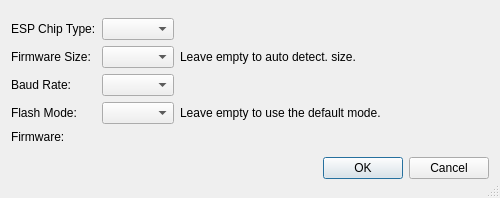
<?xml version="1.0" encoding="UTF-8"?>
<ui version="4.0">
 <class>EspBackupRestoreFirmwareDialog</class>
 <widget class="QDialog" name="EspBackupRestoreFirmwareDialog">
  <property name="geometry">
   <rect>
    <x>0</x>
    <y>0</y>
    <width>500</width>
    <height>198</height>
   </rect>
  </property>
  <property name="sizeGripEnabled">
   <bool>true</bool>
  </property>
  <layout class="QVBoxLayout" name="verticalLayout">
   <item>
    <layout class="QGridLayout" name="gridLayout">
     <item row="0" column="0">
      <widget class="QLabel" name="label">
       <property name="text">
        <string>ESP Chip Type:</string>
       </property>
      </widget>
     </item>
     <item row="0" column="1">
      <widget class="QComboBox" name="espComboBox">
       <property name="toolTip">
        <string>Select the ESP chip type</string>
       </property>
       <property name="sizeAdjustPolicy">
        <enum>QComboBox::AdjustToContents</enum>
       </property>
      </widget>
     </item>
     <item row="0" column="2">
      <spacer name="horizontalSpacer">
       <property name="orientation">
        <enum>Qt::Horizontal</enum>
       </property>
       <property name="sizeHint" stdset="0">
        <size>
         <width>298</width>
         <height>20</height>
        </size>
       </property>
      </spacer>
     </item>
     <item row="1" column="0">
      <widget class="QLabel" name="label_2">
       <property name="text">
        <string>Firmware Size:</string>
       </property>
      </widget>
     </item>
     <item row="1" column="1">
      <widget class="QComboBox" name="sizeComboBox">
       <property name="toolTip">
        <string>Select the firmware size</string>
       </property>
      </widget>
     </item>
     <item row="1" column="2">
      <widget class="QLabel" name="sizeInfoLabel">
       <property name="sizePolicy">
        <sizepolicy hsizetype="Expanding" vsizetype="Preferred">
         <horstretch>0</horstretch>
         <verstretch>0</verstretch>
        </sizepolicy>
       </property>
       <property name="text">
        <string>Leave empty to auto detect. size.</string>
       </property>
       <property name="wordWrap">
        <bool>true</bool>
       </property>
      </widget>
     </item>
     <item row="2" column="0">
      <widget class="QLabel" name="label_6">
       <property name="text">
        <string>Baud Rate:</string>
       </property>
      </widget>
     </item>
     <item row="2" column="1">
      <widget class="QComboBox" name="baudRateComboBox">
       <property name="toolTip">
        <string>Select the baud rate to be used for flashing (default: 115.200 bps)</string>
       </property>
      </widget>
     </item>
     <item row="3" column="0">
      <widget class="QLabel" name="label_3">
       <property name="toolTip">
        <string/>
       </property>
       <property name="text">
        <string>Flash Mode:</string>
       </property>
      </widget>
     </item>
     <item row="3" column="1">
      <widget class="QComboBox" name="modeComboBox">
       <property name="toolTip">
        <string>Select the flash mode</string>
       </property>
      </widget>
     </item>
     <item row="3" column="2">
      <widget class="QLabel" name="modeInfoLabel">
       <property name="sizePolicy">
        <sizepolicy hsizetype="Expanding" vsizetype="Preferred">
         <horstretch>0</horstretch>
         <verstretch>0</verstretch>
        </sizepolicy>
       </property>
       <property name="text">
        <string>Leave empty to use the default mode.</string>
       </property>
       <property name="wordWrap">
        <bool>true</bool>
       </property>
      </widget>
     </item>
     <item row="4" column="0">
      <widget class="QLabel" name="label_4">
       <property name="text">
        <string>Firmware:</string>
       </property>
      </widget>
     </item>
     <item row="4" column="1" colspan="2">
      <widget class="EricPathPicker" name="firmwarePicker" native="true">
       <property name="sizePolicy">
        <sizepolicy hsizetype="Preferred" vsizetype="Fixed">
         <horstretch>0</horstretch>
         <verstretch>0</verstretch>
        </sizepolicy>
       </property>
       <property name="focusPolicy">
        <enum>Qt::WheelFocus</enum>
       </property>
       <property name="toolTip">
        <string>Enter the path of the firmware file</string>
       </property>
      </widget>
     </item>
    </layout>
   </item>
   <item>
    <widget class="QDialogButtonBox" name="buttonBox">
     <property name="orientation">
      <enum>Qt::Horizontal</enum>
     </property>
     <property name="standardButtons">
      <set>QDialogButtonBox::Cancel|QDialogButtonBox::Ok</set>
     </property>
    </widget>
   </item>
  </layout>
 </widget>
 <customwidgets>
  <customwidget>
   <class>EricPathPicker</class>
   <extends>QWidget</extends>
   <header>EricWidgets/EricPathPicker.h</header>
   <container>1</container>
  </customwidget>
 </customwidgets>
 <tabstops>
  <tabstop>espComboBox</tabstop>
  <tabstop>sizeComboBox</tabstop>
  <tabstop>baudRateComboBox</tabstop>
  <tabstop>modeComboBox</tabstop>
  <tabstop>firmwarePicker</tabstop>
 </tabstops>
 <resources/>
 <connections>
  <connection>
   <sender>buttonBox</sender>
   <signal>accepted()</signal>
   <receiver>EspBackupRestoreFirmwareDialog</receiver>
   <slot>accept()</slot>
   <hints>
    <hint type="sourcelabel">
     <x>248</x>
     <y>254</y>
    </hint>
    <hint type="destinationlabel">
     <x>157</x>
     <y>274</y>
    </hint>
   </hints>
  </connection>
  <connection>
   <sender>buttonBox</sender>
   <signal>rejected()</signal>
   <receiver>EspBackupRestoreFirmwareDialog</receiver>
   <slot>reject()</slot>
   <hints>
    <hint type="sourcelabel">
     <x>316</x>
     <y>260</y>
    </hint>
    <hint type="destinationlabel">
     <x>286</x>
     <y>274</y>
    </hint>
   </hints>
  </connection>
 </connections>
</ui>
